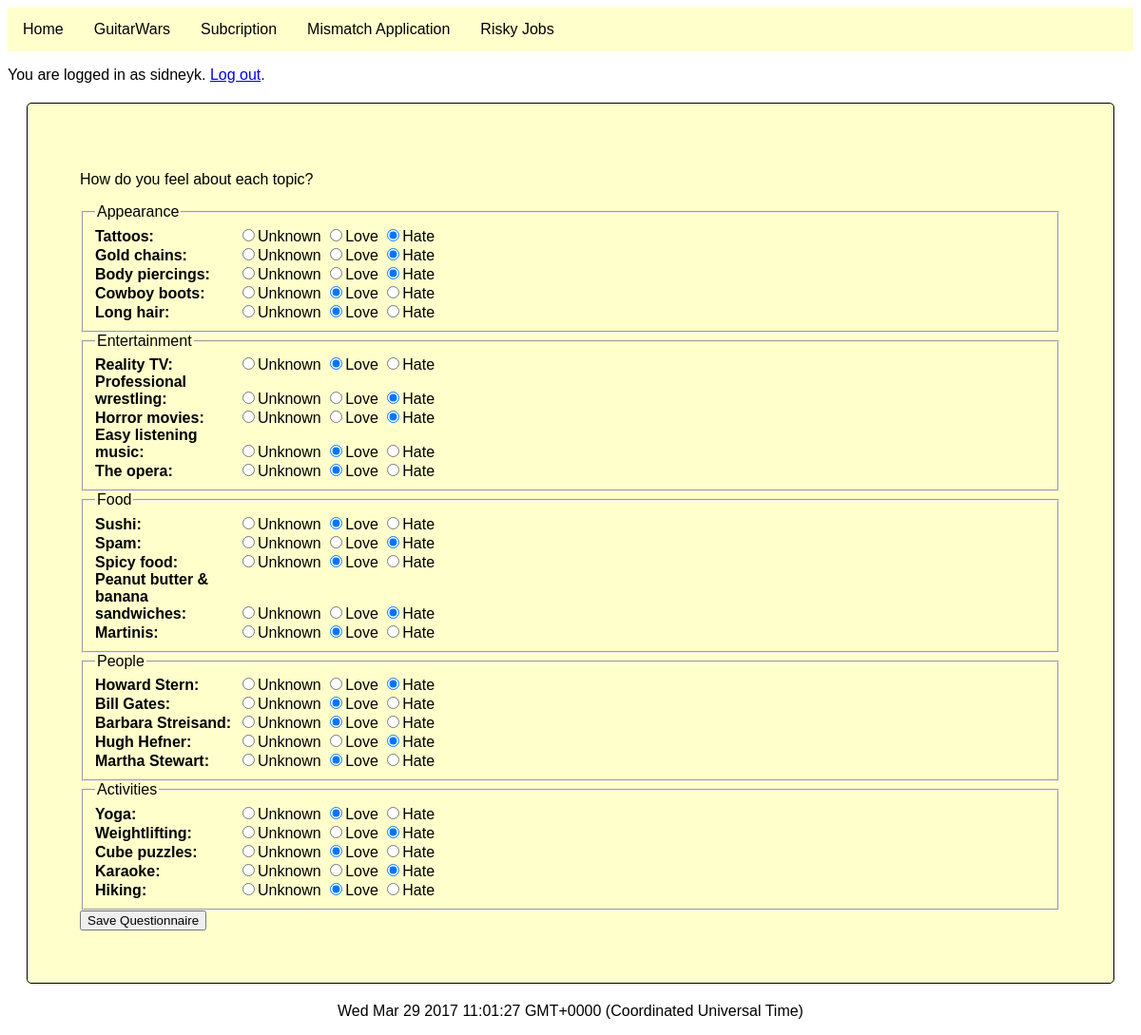
/MisMatchApp/questionare.php (signed in), run on the app's committed database.
### tables this page shows
CREATE TABLE `mismatch_category` (
  `category_id` int(11) NOT NULL,
  `name` varchar(48) DEFAULT NULL
);

CREATE TABLE `mismatch_response` (
  `response_id` int(11) NOT NULL,
  `user_id` int(11) DEFAULT NULL,
  `topic_id` int(11) DEFAULT NULL,
  `response` tinyint(4) DEFAULT NULL
);

CREATE TABLE `mismatch_topic` (
  `topic_id` int(11) NOT NULL,
  `name` varchar(48) DEFAULT NULL,
  `category_id` int(11) DEFAULT NULL
);

### MisMatchApp/questionare.php (the view, shortened to what this page needs)
<?php
            require_once '../Header.php';
            if (!isset($_SESSION['user_id'])) {
                    echo '<p>Please <a href="../userlogin.php">log in</a> to access this page.</p>';
                    exit();
                }
                else {
                    echo('<p>You are logged in as ' . $_SESSION['user'] . '. <a href="../logout.php">Log out</a>.</p>');
                }
                $dbc = mysqli_connect(DB_HOST, DB_USER, DB_USER_PASSWORD, DB_HOST_DATA) or die(mysqli_error());
                    $query = 'SELECT mr.response_id, mr.topic_id, mr.response, mt.name AS topic_name, mc.name AS category_name FROM mismatch_response AS mr INNER JOIN mismatch_topic AS mt USING(topic_id) INNER JOIN mismatch_category AS mc USING (category_id) WHERE mr.user_id='.$_SESSION['user_id'].'';
                    $data = mysqli_query($dbc, $query) or die(mysqli_error());
                    $responses = array();
                    while ($row = mysqli_fetch_array($data)) {
                          array_push($responses, $row);
                      }
                    echo '<form method="post" action="' . $_SERVER['PHP_SELF'] . '">';
                    echo '<p>How do you feel about each topic?</p>';
                    $category = $responses[0]['category_name'];
                    echo '<fieldset><legend>' . $responses[0]['category_name'] . '</legend>';
                    foreach ($responses as $response) {
                      if ($category != $response['category_name']) {
                        $category = $response['category_name'];
                        echo '</fieldset><fieldset><legend>' . $response['category_name'] . '</legend>';
                      }
                      echo '<label  for="' . $response['response_id'] . '">' . $response['topic_name'] . ':</label>';
                      echo '<input type="radio" id="' . $response['response_id'] . '" name="' . $response['response_id'] . '" value="1" ' . ($response['response'] == 0 ? 'checked="checked"' : '') . ' />Unknown ';
                      echo '<input type="radio" id="' . $response['response_id'] . '" name="' . $response['response_id'] . '" value="1" ' . ($response['response'] == 1 ? 'checked="checked"' : '') . ' />Love ';
                      echo '<input type="radio" id="' . $response['response_id'] . '" name="' . $response['response_id'] . '" value="2" ' . ($response['response'] == 2 ? 'checked="checked"' : '') . ' />Hate<br />';
                    }
                    echo '</fieldset>';
                    echo '<input type="submit" value="Save Questionnaire" name="submit" />';
                    echo '</form>';
            require_once '../Footer.php';
?>

### css/main.css (style rules this page uses)
* { font-family: arial; }
form { border: solid 1px black; background-color: #FFFFCC; width:auto; border-radius: 5px; padding: 55px; margin: 20px; }
form label { display: inline-block; width: 150px; font-weight: bold; }

### data on the page
mismatch_category: name "Appearance"
mismatch_response: topic.name "Tattoos", response "☐ Tattoos:", response "☑"
mismatch_response: topic.name "Gold chains", response "☐ Gold chains:", response "☑"
mismatch_response: topic.name "Body piercings", response "☐ Body piercings:", response "☑"
mismatch_response: topic.name "Cowboy boots", response "☐ Cowboy boots:", response "☑"
mismatch_response: topic.name "Long hair", response "☐ Long hair:", response "☑"
mismatch_response: mismatch_category.name "Entertainment", topic.name "Reality TV", response "☐ Reality TV:", response "☑"
mismatch_response: topic.name "Professional wrestling", response "☐ Professional wrestling:", response "☑"
mismatch_response: topic.name "Horror movies", response "☐ Horror movies:", response "☑"
mismatch_response: topic.name "Easy listening music", response "☐ Easy listening music:", response "☑"
mismatch_response: topic.name "The opera", response "☐ The opera:", response "☑"
mismatch_response: mismatch_category.name "Food", topic.name "Sushi", response "☐ Sushi:", response "☑"
mismatch_response: topic.name "Spam", response "☐ Spam:", response "☑"
mismatch_response: topic.name "Spicy food", response "☐ Spicy food:", response "☑"
mismatch_response: topic.name "Peanut butter & banana sandwiches", response "☐ Peanut butter & banana sandwic", response "☑"
mismatch_response: topic.name "Martinis", response "☐ Martinis:", response "☑"
mismatch_response: mismatch_category.name "People", topic.name "Howard Stern", response "☐ Howard Stern:", response "☑"
mismatch_response: topic.name "Bill Gates", response "☐ Bill Gates:", response "☑"
mismatch_response: topic.name "Barbara Streisand", response "☐ Barbara Streisand:", response "☑"
mismatch_response: topic.name "Hugh Hefner", response "☐ Hugh Hefner:", response "☑"
mismatch_response: topic.name "Martha Stewart", response "☐ Martha Stewart:", response "☑"
mismatch_response: mismatch_category.name "Activities", topic.name "Yoga", response "☐ Yoga:", response "☑"
mismatch_response: topic.name "Weightlifting", response "☐ Weightlifting:", response "☑"
mismatch_response: topic.name "Cube puzzles", response "☐ Cube puzzles:", response "☑"
mismatch_response: topic.name "Karaoke", response "☐ Karaoke:", response "☑"
mismatch_response: topic.name "Hiking", response "☐ Hiking:", response "☑"

### other printed values
$_SESSION['user'] "sidneyk"
